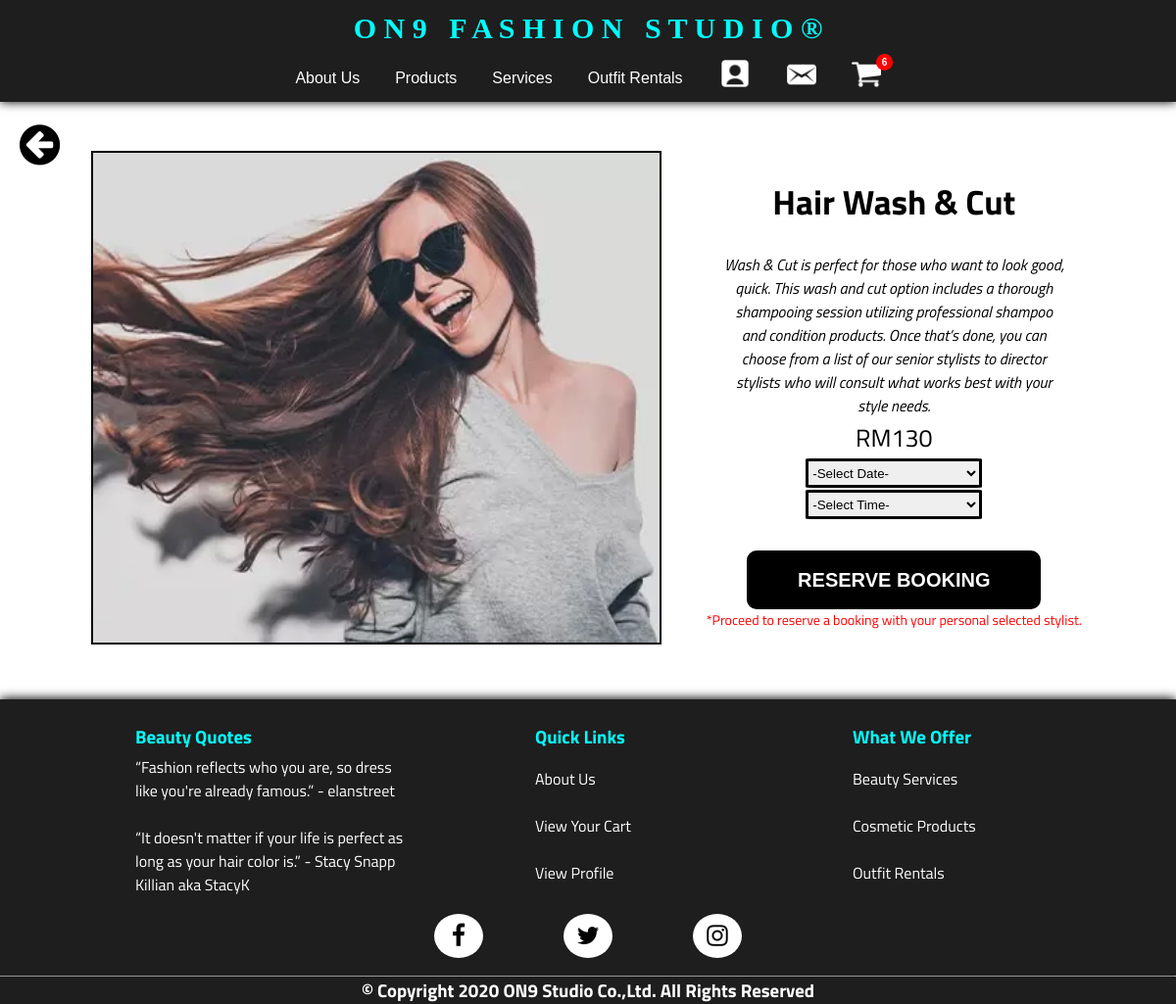
Screenshot of /service-page.php?servID=1 (signed in) with the database file from the repository.
### tables this page shows
CREATE TABLE IF NOT EXISTS `service_list` (
  `servID` int(255) NOT NULL AUTO_INCREMENT,
  `servTitle` varchar(255) NOT NULL,
  `servCategory` varchar(255) NOT NULL,
  `servDescription` longtext NOT NULL,
  `servPrice` int(255) NOT NULL,
  `servPicture` varchar(255) NOT NULL,
  PRIMARY KEY (`servID`)
);

### service-page.php (the view, shortened to what this page needs)
<!DOCTYPE html>
<html lang="en">
<head>
    <link rel="stylesheet" href="https://cdnjs.cloudflare.com/ajax/libs/font-awesome/4.7.0/css/font-awesome.min.css">
    <link rel="stylesheet" href="service/service-page.css">
</head>
<body>
    <?php include("navbar-footer/navbar.php") ?>
    <?php
    $conn = mysqli_connect('localhost', 'root', '', 'sdp_assignment');
    $sql = "SELECT * FROM service_list WHERE servID = " . $_GET['servID'] . "";
    $result = mysqli_query($conn, $sql);
    $rows = mysqli_fetch_array($result);
    ?>
    <div style="position: absolute; margin-left: 20px; margin-top: 20px;">
        <p>
            <a href="service-all.php" style="color: black;">
                <i class="fa fa-arrow-circle-left" style="font-size:48px; cursor:pointer"></i>
            </a>
        </p>
    </div>
    <form action="service-formlink.php?servID=<?php echo $rows['servID']; ?>" method="POST">
        <table class="table1">
            <tr>
                <td rowspan="7" class="service-img">
                    <img src="<?php echo $rows['servPicture'] ?>" height="100%" style="border: solid 2px black;">
                </td>
            </tr>
            <tr>
                <td class="content1"><b><?php echo $rows['servTitle']; ?></b></td>
            </tr>
            <tr>
                <td class="content2"><i><?php echo $rows['servDescription']; ?></i></td>
            </tr>
            <tr>
                <td class="content3">RM<?php echo $rows['servPrice']; ?></td>
            </tr>
            <tr>
                <td style="text-align: center">
                    <select class="select1" name="selectDate" required>
                        <option selected disabled value="">-Select Date-</option>
                    </select>
                </td>
            </tr>
            <tr>
                <td style="text-align: center; padding-bottom: 30px">
                    <select class="select1" name="selectTime" required>
                        <option selected disabled value="">-Select Time-</option>
                    </select>
                </td>
            </tr>
            <tr>
                <td style="text-align: center; padding-bottom: 20px">
                    <b><button class="button" name="btnStylist" type="submit">RESERVE BOOKING</button></b><br>
                    <p style="color: red; font-size: 14px;">*Proceed to reserve a booking with your personal selected stylist.</p>
                </td>
            </tr>
        </table>
    </form>
    <?php include("navbar-footer/footer.php") ?>
</body>
</html>

### service/service-page.css (style rules this page uses)
body { background: url(../homepage/home-bg.jpg) center fixed; background-size: cover; font-family: 'Titillium Web'; }
.table1 { margin: 4vw auto; left: 0; right: 0; width: auto; height: auto; }
.content1 { word-wrap: break-word; text-align: center; font-size: 35px; height: 100px; width: 350px; }
.content2 { word-wrap: break-word; padding-left: 20px; padding-right: 20px; width: 350px; text-align: center; }
.content3 { word-wrap: break-word; text-align: center; font-size: 25px; width: 350px; }
.button { background-color: black; color: white; font-size: 20px; font-weight: 700; width: 300px; height: 60px; border: 3px solid black; border-radius: 10px; cursor: pointer; }
.select1 { width: 180px; height: 30px; border-radius: 3%; border: 3px solid black; }
.service-img { height: 500px; padding-right: 40px; }

### navbar-footer/navbar-footer.css (style rules this page uses)
* { padding: 0; margin: 0; text-decoration: none; scroll-behavior: smooth; }
a { text-decoration: none; }

### rows the page displays
service_list: servPicture (picture), servTitle "Hair Wash & Cut", servDescription "Wash & Cut is perfect for those who want to look good, quick. This wash and cut option includes a thorough shampooing session utilizing professional shampoo and condition products. Once that’s done, you can choose from a list of our senior stylists to director stylists who will consult what works best with your style needs.", servPrice "130"

### other values shown
$row_cart_number['cart_count'] "6"
